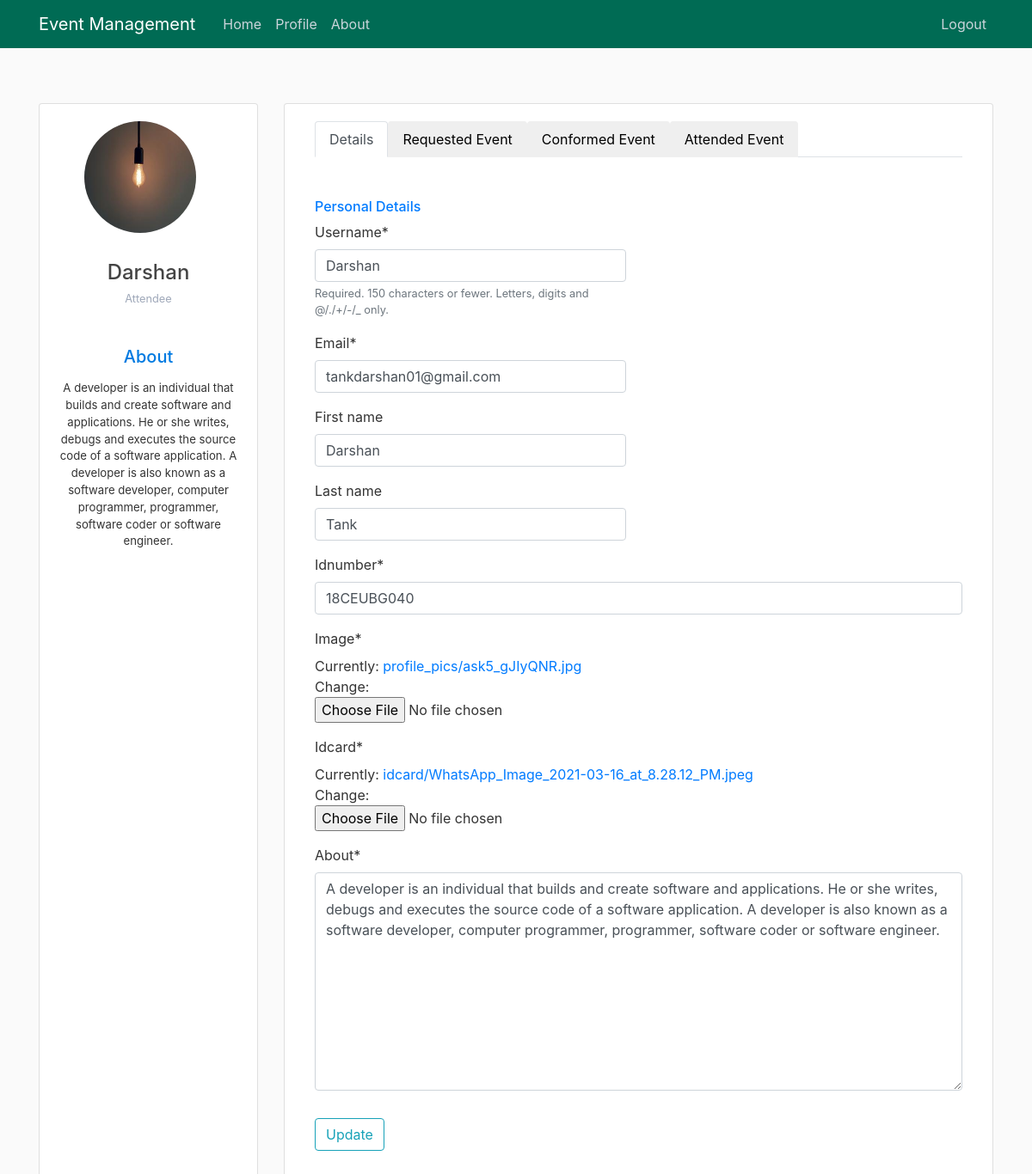
Screenshot of /profile/ (signed in) with the database file from the repository.
### users/models.py (models this page shows, shortened)
class Profile(models.Model):
    user = models.OneToOneField(User, on_delete=models.CASCADE)
    usertype = models.CharField(
        choices=USER_TYPE, max_length=10, default='Attendee', null=True)
    image = models.ImageField(default='default.jpg', upload_to='profile_pics')
    idcard = models.ImageField(default='default.jpg', upload_to="idcard")
    idnumber = models.CharField(default="", max_length=50)
    numberofupdates = models.CharField(default='0', null=True, max_length=100)
    about = models.TextField()

### users/views.py (the view)
# urls.py: path('profile/', user_views.profile, name='profile'),
@login_required
def profile(request):
    global check
    u = request.user
    num = int(u.profile.numberofupdates)
    if request.method == 'POST':
        num = num+1
        if num == 1:
            check = True
        s = str(num)
        u.profile.numberofupdates = s
        u.profile.save()
        u_form = UserUpdateForm(request.POST, instance=request.user)
        p_form = ProfileUpdateForm(request.POST,
                                   request.FILES,
                                   instance=request.user.profile)
        if u_form.is_valid() and p_form.is_valid():
            u_form.save()
            p_form.save()
            messages.success(request, f'Your account has been updated!')
            return redirect('profile')
    else:
        u_form = UserUpdateForm(instance=request.user)
        p_form = ProfileUpdateForm(instance=request.user.profile)
        if num < 1:
            check = False
        else:
            check = True
    uid = request.user.id
    obj = EventBook.objects.filter(userid=uid, booking=True)
    objl = []
    for i in obj:
        temp = Eventlist.objects.get(id=i.eventid)
        objl.append(temp)
    objc = EventBook.objects.filter(userid=uid, booking_confirmed=True)
    obj2 = []
    for i in objc:
        temp = Eventlist.objects.get(id=i.eventid)
        obj2.append(temp)
    obja = EventBook.objects.filter(userid=uid, attended=True)
    obj3 = []
    for i in obja:
        temp = Eventlist.objects.get(id=i.eventid)
        obj3.append(temp)
    mylist = zip(obj3, obja)
    for x in obja:
        print(x.certificate.url)
    context = {
        'u_form': u_form,
        'p_form': p_form,
        'check': check,
        'objl': objl,
        'obj2': obj2,
        'mylist': mylist,
    }
    return render(request, 'users/profile.html', context)

### users/forms.py
class UserUpdateForm(forms.ModelForm):
    email = forms.EmailField()
    class Meta:
        model = User
        fields = ['username', 'email', 'first_name', 'last_name']

class ProfileUpdateForm(forms.ModelForm):
    class Meta:
        model = Profile
        fields = ['idnumber', 'image', 'idcard', 'usertype', 'about']
        widgets = {
            'usertype': forms.RadioSelect()}

### users/templates/users/profile.html (shortened to what this page needs)
{% load crispy_forms_tags %}
{% load static %}
<!DOCTYPE html>
<html lang="en">
<head>
  <link rel="stylesheet" href="https://maxcdn.bootstrapcdn.com/bootstrap/4.0.0/css/bootstrap.min.css"
>
  <link href="http://netdna.bootstrapcdn.com/bootstrap/4.5.0/css/bootstrap.min.css" rel="stylesheet">
  <link rel="stylesheet" type="text/css" href="{% static 'event/main.css' %}">
</head>
<body>
  {% if check %}
  <header class="site-header">
    <nav class="navbar navbar-expand-md navbar-dark bg-steel fixed-top">
      <div class="container">
        <a class="navbar-brand mr-4" href="{% url 'event-home' %}">Event Management</a>
        <div class="collapse navbar-collapse" id="navbarToggle">
          <div class="navbar-nav mr-auto">
            <a class="nav-item nav-link" href="{% url 'event-home' %}">Home</a>
            {% if user.is_authenticated %}
            <a class="nav-item nav-link" href="{% url 'profile' %}">Profile</a>
            {% endif %}
            <a class="nav-item nav-link" href="{% url 'event-about' %}">About</a>
          </div>
          <div class="navbar-nav">
            {% if user.is_authenticated %}
            <a class="nav-item nav-link" href="{% url 'logout' %}">Logout</a>
            {% else %}
            <a class="nav-item nav-link" href="{% url 'login' %}">Login</a>
            <a class="nav-item nav-link" href="{% url 'users-register' %}">Register</a>
            {% endif %}
          </div>
        </div>
      </div>
    </nav>
  </header>
  {%endif %}
  {% load crispy_forms_tags %}
  <div class="container">
    <div class="row gutters">
      <div class="col-xl-3 col-lg-3 col-md-12 col-sm-12 col-12">
        <div class="card h-100">
          <div class="card-body">
            <div class="account-settings">
              <div class="user-profile">
                <div class="user-avatar">
                  <img class="rounded-circle account-img" src="{{ user.profile.image.url }}">
                </div>
                <h4 class="user-name">{{ user.username }}</h4>
                {% if check %}
                <h6 class="user-email">{{ user.profile.usertype }}</h6>
                {%else%}
                <h6 class="user-email">{{ user.email }}</h6>
                {%endif%}
              </div>
              <div class="about">
                <h5>About</h5>
                <p>{{ user.profile.about }}</p>
              </div>
            </div>
          </div>
        </div>
      </div>
      <div class="col-xl-9 col-lg-9 col-md-12 col-sm-12 col-12">
        <div class="card h-100">
          <div class="card-body">
            <div class="container">
              {%ifequal user.profile.usertype "Organizer" %}
              <form method="POST" enctype="multipart/form-data">
                {% csrf_token %}
                <fieldset class="form-group">
                  <div class="row gutters">
                    <div class="col-xl-12 col-lg-12 col-md-12 col-sm-12 col-12">
                      <h6 class="mb-2 text-primary">Personal Details</h6>
                    </div>
                    <div class="col-xl-6 col-lg-6 col-md-6 col-sm-6 col-12">
                      <div class="form-group">
                        {%if not check %}
                        {{p_form.usertype |as_crispy_field}}
                        {%endif%}
                        {{ u_form|crispy }}
                      </div>
                    </div>
                  </div>
                  <div class="row gutters">
                    <div class="col-xl-12 col-lg-12 col-md-12 col-sm-12 col-12">
                      {{p_form.idnumber |as_crispy_field}}
                      {{p_form.image |as_crispy_field}}
                      {{p_form.idcard |as_crispy_field}}
                      {{p_form.about |as_crispy_field}}
                    </div>
                  </div>
                </fieldset>
                <div class="row gutters">
                  <div class="col-xl-12 col-lg-12 col-md-12 col-sm-12 col-12">
                    <div class="form-group">
                      <button class="btn btn-outline-info" type="submit">Update</button>
                    </div>
                  </div>
                </div>
              </form>
              {%else%}
              <ul class="nav nav-tabs" id="myTab" role="tablist">
                <li class="nav-item" role="presentation">
                  <button class="nav-link active" id="home-tab" data-bs-toggle="tab" data-bs-target="#home"
                    type="button" role="tab" aria-controls="home" aria-selected="true">Details</button>
                </li>
                <li class="nav-item" role="presentation">
                  <button class="nav-link" id="profile-tab" data-bs-toggle="tab" data-bs-target="#profile" type="button"
                    role="tab" aria-controls="profile" aria-selected="false">Requested Event</button>
                </li>
                <li class="nav-item" role="presentation">
                  <button class="nav-link" id="messages-tab" data-bs-toggle="tab" data-bs-target="#messages"
                    type="button" role="tab" aria-controls="messages" aria-selected="false">Conformed Event</button>
                </li>
                <li class="nav-item" role="presentation">
                  <button class="nav-link" id="settings-tab" data-bs-toggle="tab" data-bs-target="#settings"
                    type="button" role="tab" aria-controls="settings" aria-selected="false">Attended Event</button>
                </li>
              </ul>
              <div class="tab-content">
                <div class="tab-pane active" id="home" role="tabpanel" aria-labelledby="home-tab">
                  <br> <br>
                  <form method="POST" enctype="multipart/form-data">
                    <fieldset class="form-group">
                      <div class="row gutters">
                        <div class="col-xl-12 col-lg-12 col-md-12 col-sm-12 col-12">
                          <h6 class="mb-2 text-primary">Personal Details</h6>
                        </div>
                        <div class="col-xl-6 col-lg-6 col-md-6 col-sm-6 col-12">
                          <div class="form-group">
                            {{ u_form|crispy }}
                          </div>
                        </div>
                      </div>
                      <div class="row gutters">
                        <div class="col-xl-12 col-lg-12 col-md-12 col-sm-12 col-12">
                          {{p_form.idnumber |as_crispy_field}}
                          {{p_form.image |as_crispy_field}}
                          {{p_form.idcard |as_crispy_field}}
                          {{p_form.about |as_crispy_field}}
                        </div>
                      </div>
                    </fieldset>
                    <div class="row gutters">
                      <div class="col-xl-12 col-lg-12 col-md-12 col-sm-12 col-12">
                        <div class="form-group">
                          <button class="btn btn-outline-info" type="submit">Update</button>
                        </div>
                      </div>
                    </div>
                  </form>
                </div>
              </div>
              {%endifequal%}
            </div>
          </div>
        </div>
      </div>
    </div>
  </div>
</body>
</html>

### event/static/event/main.css (style rules this page uses)
body { background: #fafafa; color: #333333; margin-top: 5rem; }
h1, h2, h3, h4, h5, h6 { color: #444444; }
ul { margin: 0; }
.bg-steel { background-color: #006B54; }
.site-header .navbar-nav .nav-link { color: #cbd5db; }
.account-img { height: 125px; width: 125px; margin-right: 20px; margin-bottom: 16px; }

### users/templates/users/profile.html (style rules this page uses)
body { margin: 0; padding-top: 40px; color: #2e323c; background: #f5f6fa; position: relative; height: 100%; }
.account-settings .user-profile { margin: 0 0 1rem 0; padding-bottom: 1rem; text-align: center; }
.account-settings .user-profile .user-avatar { margin: 0 0 1rem 0; }
.account-settings .user-profile .user-avatar img { width: 130px; height: 130px; -webkit-border-radius: 100px; -moz-border-radius: 100px; border-radius: 100px; }
.account-settings .user-profile h6.user-email { margin: 0; font-size: 0.8rem; font-weight: 400; color: #9fa8b9; }
.account-settings .about { margin: 2rem 0 0 0; text-align: center; }
.account-settings .about h5 { margin: 0 0 15px 0; color: #007ae1; }
.account-settings .about p { font-size: 0.825rem; }
.form-control { border: 1px solid #cfd1d8; -webkit-border-radius: 2px; -moz-border-radius: 2px; border-radius: 2px; font-size: .825rem; background: #ffffff; color: #2e323c; }
.card { background: #ffffff; -webkit-border-radius: 5px; -moz-border-radius: 5px; border-radius: 5px; border: 0; margin-bottom: 1rem; }

### rows the page displays
Profile: idnumber "18CEUBG040", about "A developer is an individual that builds and create software and applications. He or she writes, debugs and executes the source code of a software application. A developer is also known as a software developer, computer programmer, programmer, software coder or software engineer."

### other values shown
{{ user.username }} "Darshan"
{{ user.profile.usertype }} "Attendee"
